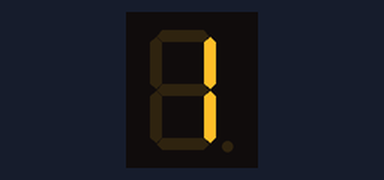
Bench run of a sketch on a simulated Arduino Uno, built with avr-gcc and run on an emulated ATmega328P. Shown: 1-digit seven-segment display. Wiring (inferred from the names in the program): 1-digit 7-segment display, segments lit when HIGH: segments A0, A1, A2, pin 2, pin 4, pin 7, pin 8, pin 13. The segment pins are drawn as the display they are named for.

Above: at 0.1 s.
At 0.6 s:
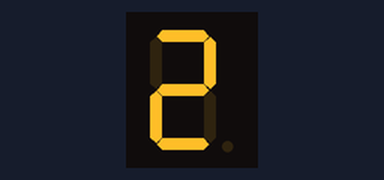
At 1.1 s:
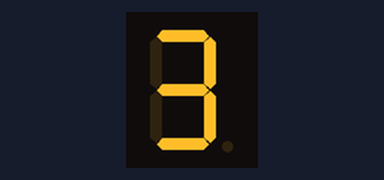

The sketch:

7segment01.ino
```cpp
// 4 digit 7 segment display
int segmentA = A0;
int segmentB = A1;
int segmentC = A2;
int segmentD = 2;
int segmentE = 4;
int segmentF = 7;
int segmentG = 8;
int segmentDP = 13;
void setup() {
  pinMode(segmentA, OUTPUT);
  pinMode(segmentB, OUTPUT);
  pinMode(segmentC, OUTPUT);
  pinMode(segmentD, OUTPUT);
  pinMode(segmentE, OUTPUT);
  pinMode(segmentF, OUTPUT);
  pinMode(segmentG, OUTPUT);
  pinMode(segmentDP, OUTPUT);
}
void loop() {
  displayNumber();
}
void displayNumber() {
  for (int digit = 1; digit <= 3; digit++) {
    displaySegment(digit);  // แสดงผลบน 7-Segment ขนาด 1 หลัก
    delay(500);             // หน่วงเวลา 0.5 วินาที
  }
}
void displaySegment(int numberToDisplay) {
  switch (numberToDisplay) {
    case 1:  // แสดงผลเลข 1
      digitalWrite(segmentA, LOW);
      digitalWrite(segmentB, HIGH);
      digitalWrite(segmentC, HIGH);
      digitalWrite(segmentD, LOW);
      digitalWrite(segmentE, LOW);
      digitalWrite(segmentF, LOW);
      digitalWrite(segmentG, LOW);
      break;

    case 2:  // แสดงผลเลข 2
      digitalWrite(segmentA, HIGH);
      digitalWrite(segmentB, HIGH);
      digitalWrite(segmentC, LOW);
      digitalWrite(segmentD, HIGH);
      digitalWrite(segmentE, HIGH);
      digitalWrite(segmentF, LOW);
      digitalWrite(segmentG, HIGH);
      break;

    case 3:  // แสดงผลเลข 3
      digitalWrite(segmentA, HIGH);
      digitalWrite(segmentB, HIGH);
      digitalWrite(segmentC, HIGH);
      digitalWrite(segmentD, HIGH);
      digitalWrite(segmentE, LOW);
      digitalWrite(segmentF, LOW);
      digitalWrite(segmentG, HIGH);
      break;
  }
}
```

Measured:
- by itself, everything shown: repeats every 1.5 s, in 3 steps
- what the display in image 1 shows lasts 0.5 s, from 0.5 s to 1.0 s
